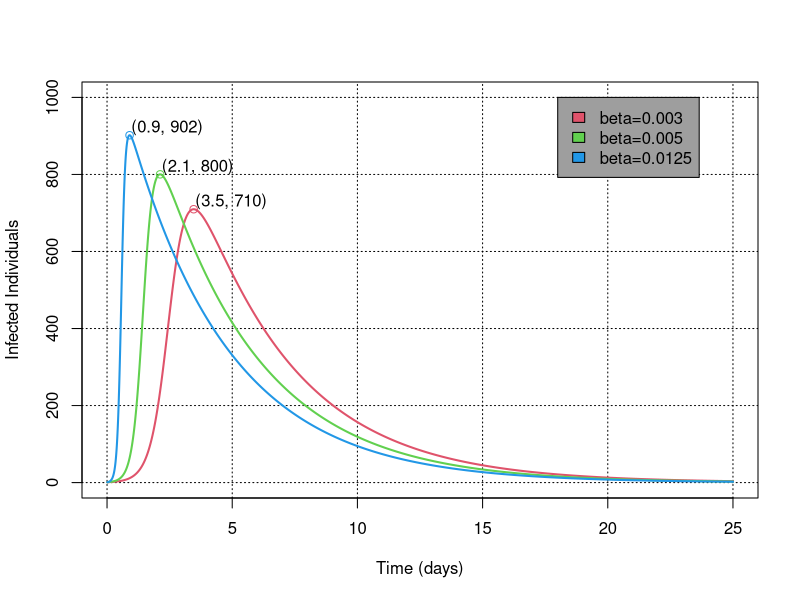

R code for this plot:
library(deSolve)

N <- 1000
gam <- 1/4

initial <- c(S = N - 1, I = 1)
times <- 1:2500 / 100

step <- function(t, y, parms) list(c(-1*parms[1]*y[1]*y[2], parms[1]*y[1]*y[2] - parms[2]*y[2]))

plot(1, type="n", xlim = c(0, 25), ylim = c(0, 1000), xlab="Time (days)", ylab="Infected Individuals")
grid(col=1)
bet = c(0.003, 0.005, 0.0125)
for(i in 1:3) {
	parms <- c(bet[i], gam)
	out <- as.data.frame(ode(initial, times, step, parms))
       	lines(out$time, out$I, "l", col = i+1, lw = 2)
	ymax <- max(out$I)
	xmax <- out$time[which.max(out$I)]
	points(xmax, ymax, pch = 21, col = i+1)
	text(xmax + 1.5, ymax + 20, labels=paste0("(", round(xmax, 1), ", ", round(ymax), ")"))
}
legend(18, 1000, c("beta=0.003", "beta=0.005", "beta=0.0125"), fill = 2:4, bg = 8)
